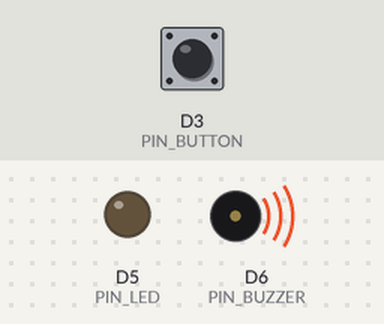
A sketch run on a simulated ESP8266 (NodeMCU). On the bench: output pins drawn as LEDs (lit = HIGH), buzzer (waves = sounding). The inputs (shaded band) are chosen by the test bench; at power-on: D3 (PIN_BUTTON) HIGH. What the sketch prints to the serial monitor is not drawn.

Above: at 0.25 s.
At 1.3 s:
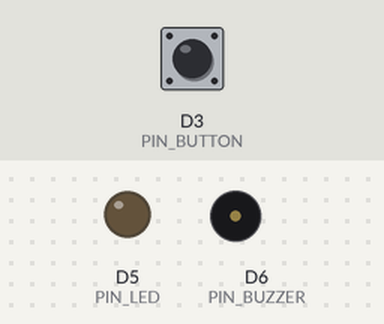
1.4 s: D3 (PIN_BUTTON) pulsed LOW 5 times (0.12 s each, 0.3 s apart)
At 1.75 s:
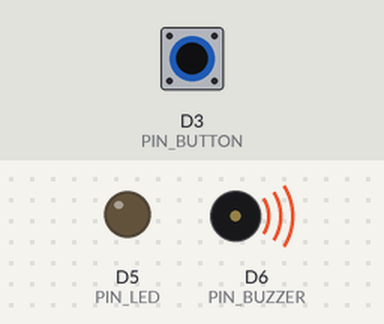
Timing chart, 0 to 10.6 s (numbered marks = the images above; inputs shaded):
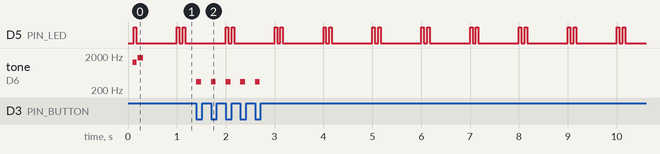

Measured:
- after the input at 1.4 s, tone on D6 (PIN_BUZZER): alternates 350 Hz for 0.10 s and silent for 0.20 s, 10 changes in all, then stays silent, starting at once
- by itself, D5 (PIN_LED): repeats every 1.0 s: LOW 0.07 s, HIGH 0.05 s, LOW 0.83 s, HIGH 0.05 s

The sketch:

Stage4A-Slave.ino
```cpp
/**
 * ============================================================================
 * ⚡ Stage 4A Slave: ArenaPod 競技搶答子機 (Rapid-fire Showdown Node)
 * ----------------------------------------------------------------------------
 * 核心特色：
 * 1. 【極簡邊緣高響應】：感測置於 loop 第一行，0ms 微秒級捕獲拍擊並回報 Master。
 * 2. 【動態聲光狀態機】：
 *    - 待命：1000ms 雙拍脈衝心跳 (Heartbeat)，宣告在線。
 *    - 開放搶答：LED 恆亮 ＋ 提示短音，全神貫注備戰。
 *    - 搶答成功 (第一名)：LED 80ms 爆亮快閃 ＋ Ta-Da 勝利歡呼三連音！
 *    - 他人獲勝：LED 立即熄滅，靜候下一題。
 * 3. 【高阻抗消噪技術】：靜音時自動進入高阻抗模式，杜絕 Wi-Fi 高頻電流雜訊。
 * ============================================================================
 */

#include <ESP8266WiFi.h>
#include <espnow.h>

// --- 硬體腳位定義 (ArenaPod 安全分側標準) ---
const uint8_t PIN_BUTTON  = D3;  // GPIO0: 微動開關訊號 (INPUT_PULLUP)
const uint8_t PIN_BTN_GND = D4;  // GPIO2: 微動 & LED 共用虛擬接地 (0V)
const uint8_t PIN_LED     = D5;  // GPIO14: 大型按鈕 LED 陽極
const uint8_t PIN_BUZZER  = D6;  // GPIO12: 蜂鳴器陽極 (tone 頻率)
const uint8_t PIN_BUZ_GND = D7;  // GPIO13: 蜂鳴器虛擬接地 (靜音時轉 INPUT 高阻抗)

// --- 協定與封包定義 ---
const uint16_t GROUP_ID = 0x4A4A;
uint8_t BROADCAST_MAC[] = {0xFF, 0xFF, 0xFF, 0xFF, 0xFF, 0xFF};

enum MessageType : uint8_t {
  MSG_HEARTBEAT    = 0x01,
  MSG_BUZZ_IN      = 0x02,
  MSG_ARM_ROUND    = 0x03,
  MSG_LOCKOUT      = 0x04,
  MSG_RESET_ROUND  = 0x05
};

struct QuizPacket {
  uint16_t groupId;
  uint8_t  msgType;
  uint8_t  senderId;     // 1~254
  uint8_t  winnerId;
  uint32_t reactionMs;
  char     name[20];
} __attribute__((packed));

// 本機屬性
uint8_t myPodId = 1;
char myName[20] = "Pod 1";

// 狀態機
enum SlaveState : uint8_t {
  SLAVE_IDLE,    // 等待出題
  SLAVE_ARMED,   // 開放搶答中
  SLAVE_WON,     // 本機是第一名優勝者
  SLAVE_LOST     // 他人是第一名
};
SlaveState slaveState = SLAVE_IDLE;

// --- 蜂鳴器非阻塞狀態機 ---
struct ToneNote {
  uint16_t freq;
  uint16_t dur;
};
ToneNote soundQueue[6];
uint8_t soundQueueLen = 0;
uint8_t soundQueueIdx = 0;
uint32_t toneUntil = 0;

void playSound(const ToneNote* notes, uint8_t len) {
  len = min((int)len, 6);
  for (uint8_t i = 0; i < len; i++) {
    soundQueue[i] = notes[i];
  }
  soundQueueLen = len;
  soundQueueIdx = 0;
  toneUntil = 0;
}

void playArmSound() {
  ToneNote n[] = { {1800, 60} };
  playSound(n, 1);
}

void playWinSound() {
  ToneNote n[] = {
    {523, 100}, // C5
    {659, 100}, // E5
    {784, 120}, // G5
    {1046, 300} // C6 Ta-Da!
  };
  playSound(n, 4);
}

void playWarningSound() {
  ToneNote n[] = { {350, 100} };
  playSound(n, 1);
}

void updateBuzzer() {
  uint32_t now = millis();
  if (soundQueueIdx < soundQueueLen) {
    if (now >= toneUntil) {
      ToneNote cur = soundQueue[soundQueueIdx++];
      if (cur.freq > 0) {
        pinMode(PIN_BUZ_GND, OUTPUT);
        digitalWrite(PIN_BUZ_GND, LOW);
        tone(PIN_BUZZER, cur.freq, cur.dur);
      }
      toneUntil = now + cur.dur + 15;
    }
  } else {
    if (now >= toneUntil && toneUntil != 0) {
      noTone(PIN_BUZZER);
      pinMode(PIN_BUZZER, INPUT);
      pinMode(PIN_BUZ_GND, INPUT); // 高阻抗消噪
      toneUntil = 0;
    }
  }
}

// --- LED 燈效更新 ---
void updateLED() {
  uint32_t now = millis();
  if (slaveState == SLAVE_IDLE) {
    // 待命雙拍心跳 (1000ms 週期：0~50ms 亮、120~170ms 亮、其餘熄滅)
    uint32_t cycle = now % 1000;
    if ((cycle < 50) || (cycle >= 120 && cycle < 170)) {
      digitalWrite(PIN_LED, HIGH);
    } else {
      digitalWrite(PIN_LED, LOW);
    }
  } else if (slaveState == SLAVE_ARMED) {
    // 開放搶答：恆亮引導
    digitalWrite(PIN_LED, HIGH);
  } else if (slaveState == SLAVE_WON) {
    // 贏家：80ms 爆亮快閃！
    digitalWrite(PIN_LED, ((now / 80) % 2 == 0) ? HIGH : LOW);
  } else if (slaveState == SLAVE_LOST) {
    // 沒搶到：熄滅
    digitalWrite(PIN_LED, LOW);
  }
}

// --- 發送 ESP-NOW 封包 ---
void sendBuzzIn() {
  QuizPacket pkt;
  pkt.groupId = GROUP_ID;
  pkt.msgType = MSG_BUZZ_IN;
  pkt.senderId = myPodId;
  pkt.winnerId = 0;
  pkt.reactionMs = 0;
  strncpy(pkt.name, myName, sizeof(pkt.name) - 1);
  pkt.name[sizeof(pkt.name) - 1] = '\0';
  esp_now_send(BROADCAST_MAC, (uint8_t*)&pkt, sizeof(pkt));
}

// --- ESP-NOW 接收回呼 ---
void onDataRecv(uint8_t *mac, uint8_t *incomingData, uint8_t len) {
  if (len != sizeof(QuizPacket)) return;
  QuizPacket pkt;
  memcpy(&pkt, incomingData, sizeof(QuizPacket));
  if (pkt.groupId != GROUP_ID) return;

  if (pkt.msgType == MSG_ARM_ROUND) {
    slaveState = SLAVE_ARMED;
    playArmSound();
  } else if (pkt.msgType == MSG_LOCKOUT) {
    if (pkt.winnerId == myPodId) {
      slaveState = SLAVE_WON;
      playWinSound(); // 我是第一名！
    } else {
      slaveState = SLAVE_LOST;
      noTone(PIN_BUZZER);
    }
  } else if (pkt.msgType == MSG_RESET_ROUND) {
    slaveState = SLAVE_IDLE;
  }
}

// --- 按鈕感測與防彈跳 ---
bool lastButtonState = HIGH;
uint32_t lastDebounceTime = 0;
const uint32_t DEBOUNCE_DELAY = 200;

void handleButton() {
  int reading = digitalRead(PIN_BUTTON);
  uint32_t now = millis();

  // 下降緣檢測 (0ms 零延遲搶答)
  if (lastButtonState == HIGH && reading == LOW) {
    if (now - lastDebounceTime > DEBOUNCE_DELAY) {
      lastDebounceTime = now;

      if (slaveState == SLAVE_ARMED) {
        // 🔥 搶答拍擊！瞬間送出
        sendBuzzIn();
        // 本地短音確認
        ToneNote clickTone[] = { {2400, 40} };
        playSound(clickTone, 1);
      } else if (slaveState == SLAVE_IDLE) {
        // 尚未開放搶答：短嗶提示
        playWarningSound();
      }
    }
  }
  lastButtonState = reading;
}

void setup() {
  Serial.begin(115200);
  delay(100);

  // 硬體腳位初始化
  pinMode(PIN_BUTTON, INPUT_PULLUP);
  pinMode(PIN_BTN_GND, OUTPUT);
  digitalWrite(PIN_BTN_GND, LOW);

  pinMode(PIN_LED, OUTPUT);
  digitalWrite(PIN_LED, LOW);

  pinMode(PIN_BUZZER, INPUT);
  pinMode(PIN_BUZ_GND, INPUT);

  // 以 MAC 末碼自動決定 Pod ID 與名稱 (確保班級每顆都有獨特辨識度)
  WiFi.mode(WIFI_STA);
  String mac = WiFi.macAddress();
  mac.replace(":", "");
  String macSuffix = mac.substring(mac.length() - 4);
  myPodId = (uint8_t)strtol(mac.substring(mac.length() - 2).c_str(), NULL, 16);
  if (myPodId == 0) myPodId = 1;
  snprintf(myName, sizeof(myName), "Pod (%s)", macSuffix.c_str());

  // 開機提示音
  ToneNote startNotes[] = { {1318, 80}, {1760, 120} }; // E6-A6
  playSound(startNotes, 2);

  // 初始化 ESP-NOW
  if (esp_now_init() != 0) {
    Serial.println("ESP-NOW Init Failed!");
  } else {
    esp_now_set_self_role(ESP_NOW_ROLE_COMBO);
    esp_now_add_peer(BROADCAST_MAC, ESP_NOW_ROLE_COMBO, 1, NULL, 0);
    esp_now_register_recv_cb(onDataRecv);
  }

  Serial.printf("\n⚡ Stage 4A Slave 就緒！ID: %d | 名稱: %s\n", myPodId, myName);
}

void loop() {
  // 1. 微秒級感測優先置頂
  handleButton();

  // 2. 聲光與狀態機更新
  updateBuzzer();
  updateLED();
}
```
